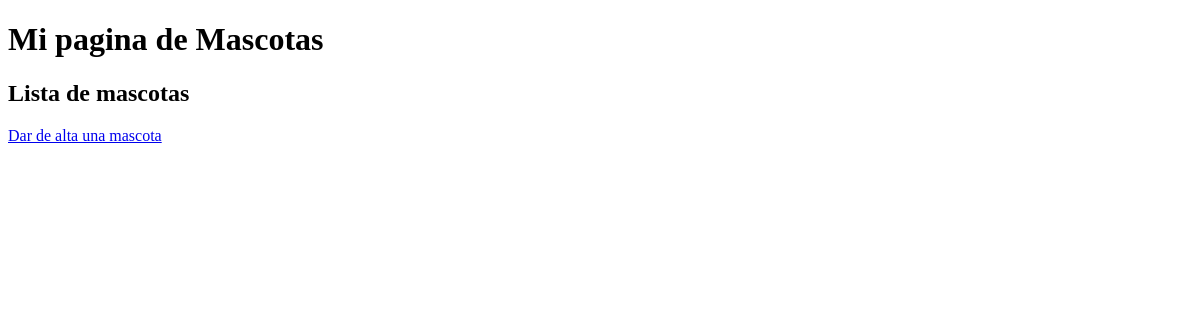
The app's page /mis-mascotas/, older data.
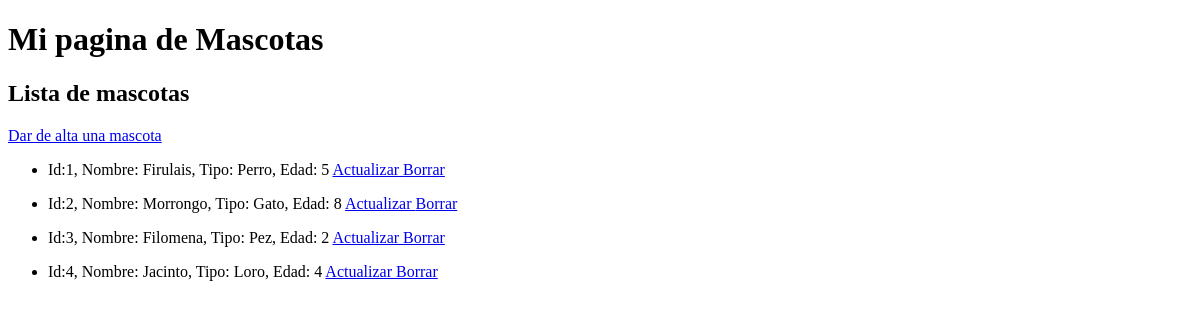
The same page, newer data.
### ejemplo/models.py (models this page shows, shortened)
class Mascota(models.Model):
    nombre = models.CharField(max_length=25)
    tipo = models.CharField(max_length= 25)
    edad = models.IntegerField()

### ejemplo/views.py (the view)
# urls.py: path('mis-mascotas/', mostrar_mascotas),
def mostrar_mascotas(request):
    lista_mascotas = Mascota.objects.all()
    return render(request, 'ejemplo/mascotas.html', {'lista_mascotas': lista_mascotas})

### ejemplo/templates/ejemplo/mascotas.html
{% extends 'ejemplo/base_mascotas.html' %}
{% block titulo %}
Lista de mascotas
{% endblock %}
{% block contenido %}
    <a href="/mis-mascotas/alta">Dar de alta una mascota</a>
    {% for mascota in lista_mascotas %}
        <ul>
            <li> Id:{{mascota.id}}, Nombre: {{mascota.nombre}}, Tipo: {{mascota.tipo}}, Edad: {{mascota.edad}}
                <a href='actualizar/{{ mascota.id }}'> Actualizar </a>
                <a href="borrar/{{ mascota.id }}">Borrar</a>
            </li>
        </ul>
    {% endfor %}
{% endblock %}

Row changes from the older to the newer data that the page shows:
added Mascota: id "1", nombre "Firulais", tipo "Perro", edad "5"
added Mascota: id "2", nombre "Morrongo", tipo "Gato", edad "8"
added Mascota: id "3", nombre "Filomena", tipo "Pez", edad "2"
added Mascota: id "4", nombre "Jacinto", tipo "Loro", edad "4"
